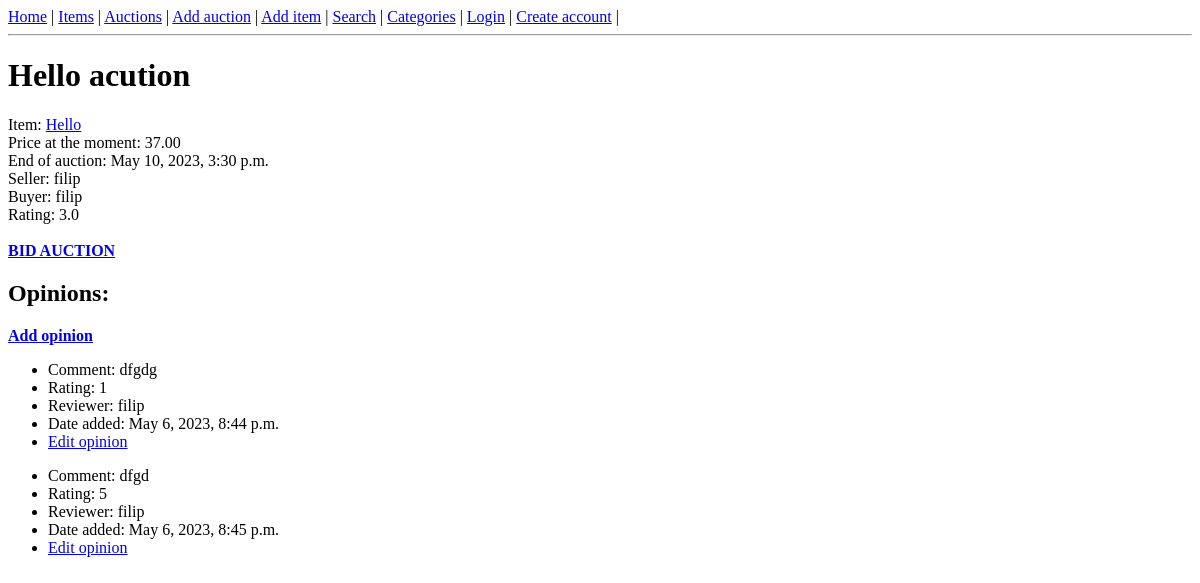
The page /auction/3 on the database as committed earlier.
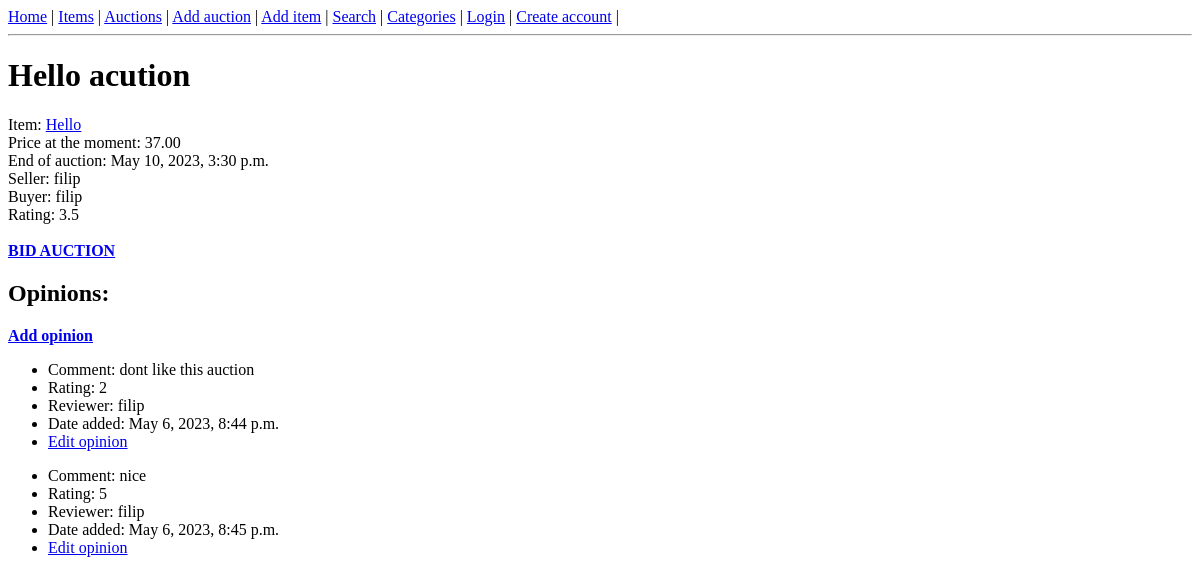
The same page on the database as committed later.
### auctions/models.py (models this page shows, shortened)
class Auction(models.Model):
    name = models.CharField(max_length=255)
    item = models.ForeignKey(Item, on_delete=models.CASCADE)
    min_price = models.DecimalField(max_digits=10, decimal_places=2)
    buy_now_price = models.DecimalField(max_digits=10, decimal_places=2, null=True, blank=True)
    end_date = models.DateTimeField()
    seller = models.ForeignKey(User, on_delete=models.CASCADE, related_name='seller')
    buyer = models.ForeignKey(User, on_delete=models.CASCADE, blank=True, related_name='buyer', null=True)

class Item(models.Model):
    name = models.CharField(max_length=64)
    description = models.TextField()
    image = models.ImageField(null=True, blank=True, upload_to='images/')
    category = models.ForeignKey(Category, on_delete=models.CASCADE)

class Opinion(models.Model):
    auction = models.ForeignKey(Auction, on_delete=models.CASCADE)
    reviewer = models.ForeignKey(User, on_delete=models.CASCADE)
    rating = models.PositiveIntegerField(validators=[MinValueValidator(1), MaxValueValidator(10)])
    comment = models.TextField()
    date_created = models.DateTimeField(auto_now_add=True)
    date_edited = models.DateTimeField(auto_now=True, null=True)

### auctions/views.py (the view)
# urls.py: path('auction/<int:pk>', auctions.AuctionDetails.as_view()),
class AuctionDetails(View):
    template_name = 'auctions/auction_detail.html'
    def get(self, request, *args, **kwargs):
        pk = kwargs['pk']   # Get the primary key of the auction from the URL
        auction = Auction.objects.get(pk=pk)
        opinions = auction.opinion_set.all()
        ratings = []
        for opinion in opinions:
            ratings.append(opinion.rating)  # Get every rating from opinion
        average_rate = average_rating(ratings)  # Count average rating
        context = {
            'auction': auction,
            'opinions': opinions,
            'average_rating': average_rate,
        }
        return render(request, self.template_name, context)

### auctions/utils.py (called while the page is built)
def average_rating(ratings):
    if len(ratings) == 0:
        return None
    ratings_sum = 0
    for rating in ratings:
        ratings_sum += rating
    return ratings_sum / len(ratings)

### auctions/templates/auctions/auction_detail.html (shortened to what this page needs)
{% extends 'auctions/base_template.html' %}
{% block content %}
<h1>{{ auction.name }}</h1>
Item: <a href="/items/{{ auction.item.id }}">{{ auction.item.name }}</a> <br>
Price at the moment: {{ auction.min_price }} <br>
End of auction: {{ auction.end_date }}<br>
Seller: {{ auction.seller }} <br>
Buyer: {{ auction.buyer }}<br>
Rating: {{ average_rating }} <br><br>
<a href="/bid-auction/{{ auction.id }}"><b>BID AUCTION</b></a>
<h2>Opinions:</h2>
<a href="/add-opinion/{{ auction.id }}"><b>Add opinion</b></a>
{% for opinion in opinions %}
<ul>
    <li>Comment: {{ opinion.comment }}</li>
    <li>Rating: {{ opinion.rating }}</li>
    <li>Reviewer: {{ opinion.reviewer }}</li>
    <li>Date added: {{ opinion.date_created }}</li>
    <li><a href="/edit-opinion/{{ opinion.id }}">Edit opinion</a></li>
</ul>
{% endfor %}
{% endblock %}

### auctions/templates/auctions/base_template.html (shortened to what this page needs)
<!DOCTYPE html>
<html lang="en">
<head>
</head>
<body><a href="/home">Home</a> |
<a href="/items">Items</a> |
<a href="/auctions">Auctions</a> |
<a href="/add-auction">Add auction</a> |
<a href="/add-item">Add item</a> |
<a href="/search">Search</a> |
<a href="/categories">Categories</a> |
{% if user.is_authenticated %}
<a href="/logout">Logout</a> |
{{ user.username }} |
{% else %}
<a href="/login">Login</a> |
<a href="/create-account">Create account</a> |
{% endif %}
<hr>
{% block content %}{% endblock %}
</body>
</html>

Rows that differ between the two databases and show on the page:
changed Opinion: comment "dfgdg" → "dont like this auction"; rating "1" → "2"
changed Opinion: comment "dfgd" → "nice"
Other text that changed with them:
{{ average_rating }}: "3.0" → "3.5"
